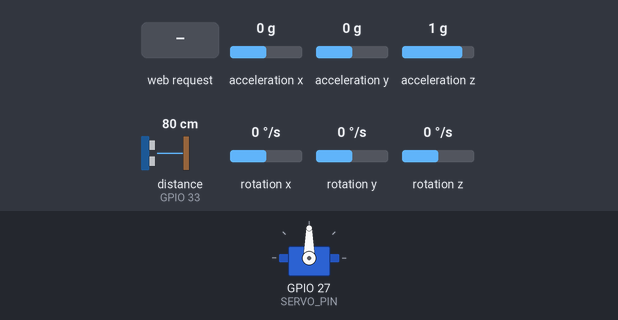
A sketch run on a simulated ESP32. Shown: servo. Wiring (inferred from the names in the program): ultrasonic range finder: trigger GPIO 32; echo GPIO 33. The inputs (shaded band) are chosen by the test bench; at power-on: acceleration x 0 g, acceleration y 0 g, acceleration z 1 g, distance to the obstacle (sensor on GPIO 33) 80 cm, rotation x 0 °/s, rotation y 0 °/s, rotation z 0 °/s. The echo pulse lasts 58.3 µs per cm; what the sketch prints to the serial monitor is not drawn.

Above: at 4.8 s.
4.9 s: HTTP request GET /sweep?enable=1 received
At 5.32 s:
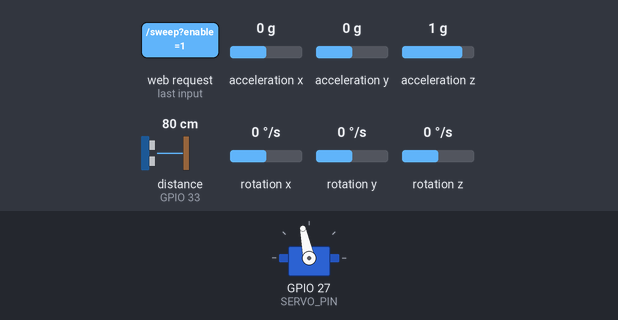
At 6.04 s:
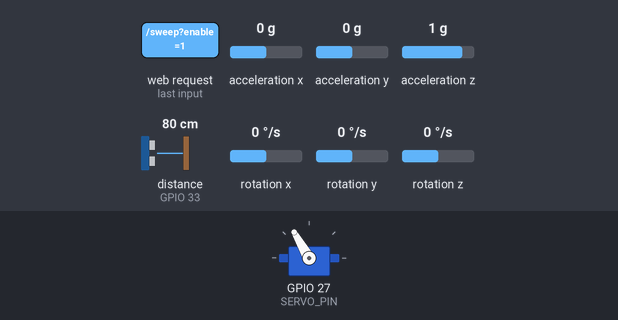
7.9 s: HTTP request GET /servo?angle=1 received
At 7.96 s:
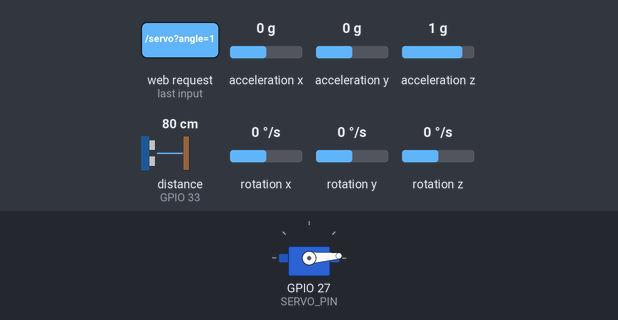
10.9 s: HTTP request GET /servo?angle=120&enable=120 received
16.9 s: HTTP request GET /servo?angle=0 received
19.9 s: HTTP request GET /servo?angle=120 received
Timing chart, 0 to 23.9 s (numbered marks = the images above; inputs shaded):
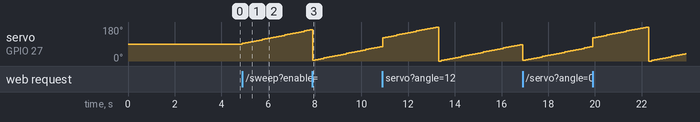

The sketch:

drivenet.ino
```cpp
/*
 DriveNet - ESP32: Web UI + MPU6050 + HC-SR04 + Servo + ESP-NOW
 - Web UI (SoftAP) serves raw local data and neighbor raw packets.
 - ESP-NOW broadcasts local raw packet and receives neighbors.
 - Client (browser) does all calculations (lane classification, warnings, merge).
 - Change CAR_ID for each car.
*/

// ======= Includes =======
#include <WiFi.h>
#include <WebServer.h>
#include <esp_now.h>
#include <Wire.h>
#include <MPU6050_light.h>
#include <ESP32Servo.h>

// ======= Config =======
#define CAR_ID 1                           // set unique ID for this car (1..254)
const char *AP_SSID = "DriveNet_AP";      // softAP SSID
const char *AP_PASS = "drivenet123";      // softAP password

// Pins (adjust if you re-wired)
const int SDA_PIN = 21;    // MPU6050 SDA
const int SCL_PIN = 22;    // MPU6050 SCL
const int TRIG_PIN = 32;   // HC-SR04 TRIG
const int ECHO_PIN = 33;   // HC-SR04 ECHO (use voltage divider)
const int SERVO_PIN = 27;  // Servo signal

// Sensor/sample timing
const unsigned long SAMPLE_INTERVAL_MS = 150;
const unsigned long ESPNOW_SEND_INTERVAL_MS = 500;
const unsigned long SWEEP_INTERVAL_MS = 120;
const unsigned long NEIGHBOR_TTL_MS = 2500; // expire neighbor entries after 2.5s

// ======= Global objects =======
WebServer server(80);
MPU6050 mpu(Wire);
Servo myServo;

// raw local values
volatile float ax=0, ay=0, az=0;
volatile float gx=0, gy=0, gz=0;
volatile float distanceCM = -1.0f;
volatile int currentServoAngle = 90;
volatile bool sweepEnabled = false;

// timing
unsigned long lastSampleMs = 0;
unsigned long lastEspNowSendMs = 0;
unsigned long lastSweepMs = 0;

// ======= Ultrasonic constants =======
const unsigned long ULTRA_TIMEOUT_US = 30000UL; // 30 ms
const float SPEED_SOUND_CM_US = 0.0343f;       // cm per us

// ======= ESP-NOW packet (packed, scaled) =======
#pragma pack(push,1)
typedef struct {
  uint8_t carId;        // 1..254
  uint16_t seq;         // incrementing seq number
  int16_t ax;           // accel *1000 (g -> milli-g)
  int16_t ay;
  int16_t az;
  int16_t gx;           // gyro *100 (deg/s -> centi-degree/s)
  int16_t gy;
  int16_t gz;
  int16_t distance;     // distance_cm *100 (centi-cm), 32767 => no reading
  uint8_t servoAngle;   // 0..180
  uint32_t tstamp_ms;   // sender millis()
} DriveNetPkt;
#pragma pack(pop)

uint16_t sendSeq = 0;
uint8_t broadcastMac[6] = {0xFF,0xFF,0xFF,0xFF,0xFF,0xFF};

// ======= Neighbor store =======
// Simple fixed-size store keyed by carId (0 unused). Stores last packet and last seen time.
struct Neighbor {
  bool valid;
  DriveNetPkt pkt;
  uint32_t lastSeenMs;
};
const int MAX_NEIGHBORS = 16;
Neighbor neighbors[MAX_NEIGHBORS];

// ======= Helper functions =======
float readUltrasonicCm() {
  digitalWrite(TRIG_PIN, LOW);
  delayMicroseconds(2);
  digitalWrite(TRIG_PIN, HIGH);
  delayMicroseconds(10);
  digitalWrite(TRIG_PIN, LOW);
  unsigned long dur = pulseIn(ECHO_PIN, HIGH, ULTRA_TIMEOUT_US);
  if (dur == 0UL) return -1.0f;
  float d = (dur * SPEED_SOUND_CM_US) / 2.0f;
  return d;
}

int findNeighborIndexByCarId(uint8_t id) {
  for (int i=0;i<MAX_NEIGHBORS;i++) if (neighbors[i].valid && neighbors[i].pkt.carId == id) return i;
  return -1;
}
int findFreeNeighborIndex() {
  for (int i=0;i<MAX_NEIGHBORS;i++) if (!neighbors[i].valid) return i;
  return -1;
}
void storeNeighbor(const DriveNetPkt &p) {
  int idx = findNeighborIndexByCarId(p.carId);
  if (idx < 0) {
    idx = findFreeNeighborIndex();
    if (idx < 0) {
      // overwrite oldest
      uint32_t oldest = UINT32_MAX; int oi=0;
      for (int i=0;i<MAX_NEIGHBORS;i++) {
        if (neighbors[i].lastSeenMs < oldest) { oldest = neighbors[i].lastSeenMs; oi=i; }
      }
      idx = oi;
    }
  }
  neighbors[idx].valid = true;
  neighbors[idx].pkt = p;
  neighbors[idx].lastSeenMs = millis();
}

// ======= ESP-NOW callbacks (newer signatures) =======
void onDataSent(const wifi_tx_info_t *info, esp_now_send_status_t status) {
  (void)info; (void)status;
  // optional debug: Serial.printf("[ESP-NOW] send status=%d\n",(int)status);
}

void onDataRecv(const esp_now_recv_info_t *recv_info, const uint8_t *data, int len) {
  if (!data || len < (int)sizeof(DriveNetPkt)) return;
  DriveNetPkt r;
  memcpy(&r, data, sizeof(r));

  // store neighbor (use carId) and print to Serial for debug
  r.tstamp_ms = r.tstamp_ms; // already set by sender
  storeNeighbor(r);

  // optional debug print (short)
  char macs[18]; snprintf(macs,sizeof(macs), "%02X:%02X:%02X:%02X:%02X:%02X",
      recv_info->src_addr[0],recv_info->src_addr[1],recv_info->src_addr[2],
      recv_info->src_addr[3],recv_info->src_addr[4],recv_info->src_addr[5]);
  float rax = r.ax/1000.0f, ray = r.ay/1000.0f, raz = r.az/1000.0f;
  float rgx = r.gx/100.0f, rgy = r.gy/100.0f, rgz = r.gz/100.0f;
  float rdist = (r.distance==32767 ? -1.0f : r.distance/100.0f);
  Serial.printf("[ESP-NOW RX] from %s car=%u seq=%u t=%u ms\n", macs, r.carId, r.seq, r.tstamp_ms);
  Serial.printf("  Accel(g)=%.3f %.3f %.3f  Gyro=%.2f %.2f %.2f  Dist=%.2fcm  Servo=%u\n",
                rax,ray,raz, rgx,rgy,rgz, rdist, r.servoAngle);
}

// ======= ESP-NOW send (pack and broadcast) =======
void sendEspNowPacket() {
  DriveNetPkt p;
  p.carId = (uint8_t)CAR_ID;
  p.seq = sendSeq++;
  p.ax = (int16_t)round(ax * 1000.0f);
  p.ay = (int16_t)round(ay * 1000.0f);
  p.az = (int16_t)round(az * 1000.0f);
  p.gx = (int16_t)round(gx * 100.0f);
  p.gy = (int16_t)round(gy * 100.0f);
  p.gz = (int16_t)round(gz * 100.0f);
  if (distanceCM < 0) p.distance = 32767; else p.distance = (int16_t)round(distanceCM * 100.0f);
  p.servoAngle = (uint8_t)currentServoAngle;
  p.tstamp_ms = millis();

  esp_err_t r = esp_now_send(broadcastMac, (uint8_t*)&p, sizeof(p));
  if (r != ESP_OK) {
    Serial.printf("[ESP-NOW] send error %d\n", r);
  }
}

// ======= Web UI (single page). Client will do all calculations. =======
const char index_html[] PROGMEM = R"rawliteral(
<!doctype html><html><head>
<meta name="viewport" content="width=device-width,initial-scale=1">
<title>DriveNet Raw UI</title>
<style>
 body{font-family:Inter,system-ui,Arial;padding:12px;background:#f5f7fb;color:#111}
 h1{margin:0 0 8px 0}
 .card{background:#fff;border-radius:8px;padding:10px;margin-bottom:10px;box-shadow:0 1px 6px rgba(0,0,0,0.06)}
 .row{display:flex;gap:8px;flex-wrap:wrap}
 .cell{flex:1 1 140px}
 .big{font-weight:700;font-size:20px}
 button{padding:8px 10px;border-radius:6px;border:1px solid #ccc;background:#fff}
 table{width:100%;border-collapse:collapse}
 th,td{padding:6px;border-bottom:1px solid #eee}
 .warn{color:#b71c1c;font-weight:700}
</style>
</head><body>
<h1>DriveNet — Raw Sensor UI</h1>

<div class="card">
 <div style="display:flex;justify-content:space-between;align-items:center">
  <div>
    <div><b>Device</b>: Car <span id="carid">?</span></div>
    <div id="ipinfo" style="font-size:12px;color:#666"></div>
  </div>
  <div>
    <input id="angleInput" type="number" min="0" max="180" value="90" style="width:80px">
    <button onclick="setAngle()">Set Angle</button>
    <button onclick="toggleSweep()"><span id="sweepBtn">Start Sweep</span></button>
  </div>
 </div>
</div>

<div class="card row">
 <div class="cell"><div>Accel X (g)</div><div id="ax" class="big">--</div></div>
 <div class="cell"><div>Accel Y (g)</div><div id="ay" class="big">--</div></div>
 <div class="cell"><div>Accel Z (g)</div><div id="az" class="big">--</div></div>
 <div class="cell"><div>Gyro X (deg/s)</div><div id="gx" class="big">--</div></div>
 <div class="cell"><div>Gyro Y (deg/s)</div><div id="gy" class="big">--</div></div>
 <div class="cell"><div>Gyro Z (deg/s)</div><div id="gz" class="big">--</div></div>
</div>

<div class="card row">
 <div class="cell"><div>Distance</div><div id="distance" class="big">-- cm</div></div>
 <div class="cell"><div>Servo Angle</div><div id="sangle" class="big">--°</div></div>
 <div class="cell"><div>Last sample</div><div id="last" class="big">--</div></div>
</div>

<div class="card">
 <h3>Nearby Cars (raw)</h3>
 <div id="neighborsDiv">Loading...</div>
</div>

<script>
const carId = %CAR_ID%;
document.getElementById('carid').innerText = carId;
document.getElementById('ipinfo').innerText = 'Connect to Wi-Fi: DriveNet_AP / drivenet123';

let sweep = false;
function setAngle(){
  const v = Number(document.getElementById('angleInput').value);
  if (isNaN(v) || v<0 || v>180){ alert('0-180'); return; }
  fetch('/servo?angle=' + v).then(()=>{});
}
function toggleSweep(){
  sweep = !sweep;
  fetch('/sweep?enable=' + (sweep?1:0)).then(()=>{
    document.getElementById('sweepBtn').innerText = sweep ? 'Stop Sweep' : 'Start Sweep';
  });
}
async function poll(){
  try{
    const r = await fetch('/rawdata'); const j = await r.json();
    document.getElementById('ax').innerText = j.ax.toFixed(3);
    document.getElementById('ay').innerText = j.ay.toFixed(3);
    document.getElementById('az').innerText = j.az.toFixed(3);
    document.getElementById('gx').innerText = j.gx.toFixed(2);
    document.getElementById('gy').innerText = j.gy.toFixed(2);
    document.getElementById('gz').innerText = j.gz.toFixed(2);
    document.getElementById('distance').innerText = (j.distance_cm<0)?'--':j.distance_cm.toFixed(2)+' cm';
    document.getElementById('sangle').innerText = j.servo_angle + '°';
    document.getElementById('last').innerText = new Date(j.tstamp).toLocaleTimeString();
  }catch(e){ console.log('rawdata err',e); }

  try{
    const r2 = await fetch('/neighbors'); const nb = await r2.json();
    if (nb.length === 0) document.getElementById('neighborsDiv').innerText = 'No neighbors';
    else {
      let html = '<table><tr><th>Car</th><th>LastSeen</th><th>Accel g</th><th>Gyro</th><th>Dist cm</th><th>Servo°</th></tr>';
      for (const p of nb) {
        html += `<tr>
          <td>${p.carId}</td>
          <td>${new Date(p.tstamp).toLocaleTimeString()}</td>
          <td>${p.ax.toFixed(3)} ${p.ay.toFixed(3)} ${p.az.toFixed(3)}</td>
          <td>${p.gx.toFixed(2)} ${p.gy.toFixed(2)} ${p.gz.toFixed(2)}</td>
          <td>${p.distance_cm<0?'--':p.distance_cm.toFixed(2)}</td>
          <td>${p.servoAngle}</td>
        </tr>`;
      }
      html += '</table>';
      document.getElementById('neighborsDiv').innerHTML = html;
    }
  }catch(e){ console.log('neighbors err', e); }

  setTimeout(poll, 300);
}
poll();
</script>
</body></html>
)rawliteral";

// ======= Web handlers =======
void handleRoot() {
  String html = String(index_html);
  html.replace("%CAR_ID%", String(CAR_ID));
  server.send(200, "text/html", html);
}

void handleRawData() {
  // prepare JSON of local sensors
  String json = "{";
  json += "\"carId\":" + String(CAR_ID) + ",";
  json += "\"ax\":" + String(ax, 3) + ",";
  json += "\"ay\":" + String(ay, 3) + ",";
  json += "\"az\":" + String(az, 3) + ",";
  json += "\"gx\":" + String(gx, 2) + ",";
  json += "\"gy\":" + String(gy, 2) + ",";
  json += "\"gz\":" + String(gz, 2) + ",";
  json += "\"distance_cm\":" + String(distanceCM, 2) + ",";
  json += "\"servo_angle\":" + String(currentServoAngle) + ",";
  json += "\"tstamp\":" + String(millis());
  json += "}";
  server.send(200, "application/json", json);
}

void handleNeighbors() {
  // return array of neighbor pkt JSON (only fresh ones)
  String json = "[";
  uint32_t now = millis();
  bool first = true;
  for (int i=0;i<MAX_NEIGHBORS;i++) {
    if (!neighbors[i].valid) continue;
    if ((uint32_t)(now - neighbors[i].lastSeenMs) > NEIGHBOR_TTL_MS) { neighbors[i].valid = false; continue; }
    DriveNetPkt &p = neighbors[i].pkt;
    if (!first) json += ",";
    first = false;
    float pax = p.ax/1000.0f, pay = p.ay/1000.0f, paz = p.az/1000.0f;
    float pgx = p.gx/100.0f, pgy = p.gy/100.0f, pgz = p.gz/100.0f;
    float pd = (p.distance==32767 ? -1.0f : p.distance/100.0f);
    json += "{";
    json += "\"carId\":" + String(p.carId) + ",";
    json += "\"ax\":" + String(pax,3) + ",";
    json += "\"ay\":" + String(pay,3) + ",";
    json += "\"az\":" + String(paz,3) + ",";
    json += "\"gx\":" + String(pgx,2) + ",";
    json += "\"gy\":" + String(pgy,2) + ",";
    json += "\"gz\":" + String(pgz,2) + ",";
    json += "\"distance_cm\":" + String(pd,2) + ",";
    json += "\"servoAngle\":" + String(p.servoAngle) + ",";
    json += "\"tstamp\":" + String(p.tstamp_ms);
    json += "}";
  }
  json += "]";
  server.send(200, "application/json", json);
}

void handleServo() {
  if (!server.hasArg("angle")) { server.send(400, "text/plain", "missing angle"); return; }
  int a = server.arg("angle").toInt();
  a = constrain(a, 0, 180);
  currentServoAngle = a;
  myServo.write(a);
  server.send(200, "text/plain", "OK");
}

void handleSweep() {
  if (!server.hasArg("enable")) { server.send(400, "text/plain", "missing"); return; }
  sweepEnabled = server.arg("enable").toInt() != 0;
  server.send(200, "text/plain", sweepEnabled ? "on" : "off");
}

// ======= Initialize ESP-NOW (and SoftAP) =======
void initEspNow() {
  WiFi.mode(WIFI_AP_STA); // allow SoftAP + ESP-NOW
  if (esp_now_init() != ESP_OK) {
    Serial.println("esp_now_init failed");
    return;
  }
  esp_now_register_send_cb(onDataSent);
  esp_now_register_recv_cb(onDataRecv);

  // add broadcast peer (some cores require peer addition)
  esp_now_peer_info_t peerInfo;
  memset(&peerInfo, 0, sizeof(peerInfo));
  memcpy(peerInfo.peer_addr, broadcastMac, 6);
  peerInfo.channel = 0;
  peerInfo.encrypt = false;
  esp_err_t res = esp_now_add_peer(&peerInfo);
  (void)res;
}

// ======= Setup =======
void setup() {
  Serial.begin(115200);
  delay(20);
  Serial.println("DriveNet ESP32 starting...");

  // I2C and MPU
  Wire.begin(SDA_PIN, SCL_PIN);
  byte s = mpu.begin();
  Serial.printf("MPU init status: %u\n", s);
  Serial.println("Calibrating gyro - keep device still...");
  delay(500);
  mpu.calcGyroOffsets();
  Serial.println("MPU ready.");

  // ultrasonic
  pinMode(TRIG_PIN, OUTPUT);
  pinMode(ECHO_PIN, INPUT);
  digitalWrite(TRIG_PIN, LOW);

  // servo
  myServo.attach(SERVO_PIN);
  currentServoAngle = 90;
  myServo.write(currentServoAngle);
  delay(100);

  // SoftAP
  WiFi.softAP(AP_SSID, AP_PASS);
  IPAddress ip = WiFi.softAPIP();
  Serial.print("AP IP: "); Serial.println(ip);

  // ESP-NOW
  initEspNow();

  // web routes
  server.on("/", handleRoot);
  server.on("/rawdata", handleRawData);
  server.on("/neighbors", handleNeighbors);
  server.on("/servo", handleServo);
  server.on("/sweep", handleSweep);
  server.begin();

  // clear neighbor store
  for (int i=0;i<MAX_NEIGHBORS;i++) neighbors[i].valid = false;

  lastSampleMs = millis();
  lastEspNowSendMs = millis();
  lastSweepMs = millis();
}

// ======= Main loop =======
void loop() {
  server.handleClient();
  unsigned long now = millis();

  // periodic sample
  if (now - lastSampleMs >= SAMPLE_INTERVAL_MS) {
    lastSampleMs = now;
    mpu.update();
    ax = mpu.getAccX();
    ay = mpu.getAccY();
    az = mpu.getAccZ();
    gx = mpu.getGyroX();
    gy = mpu.getGyroY();
    gz = mpu.getGyroZ();
    distanceCM = readUltrasonicCm();
  }

  // servo sweep logic
  if (sweepEnabled && (now - lastSweepMs >= SWEEP_INTERVAL_MS)) {
    lastSweepMs = now;
    currentServoAngle += 3;
    if (currentServoAngle > 180) currentServoAngle = 0;
    myServo.write(currentServoAngle);
  }

  // ESP-NOW periodic send
  if (now - lastEspNowSendMs >= ESPNOW_SEND_INTERVAL_MS) {
    lastEspNowSendMs = now;
    sendEspNowPacket();
  }

  // expire neighbors older than TTL
  for (int i=0;i<MAX_NEIGHBORS;i++) {
    if (neighbors[i].valid && (millis() - neighbors[i].lastSeenMs) > NEIGHBOR_TTL_MS) neighbors[i].valid = false;
  }

  delay(1); // let background tasks run
}
```

Measured:
- after the input at 4.9 s, servo on GPIO 27 (SERVO_PIN): moves from 90° to 165° over 2.9 s, starting at once
